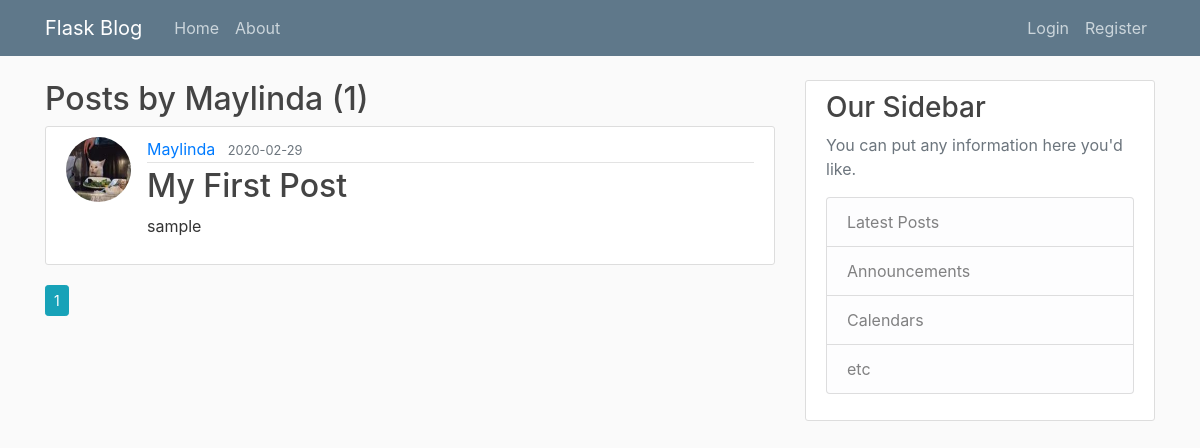
Page /user/Maylinda on the earlier database version.
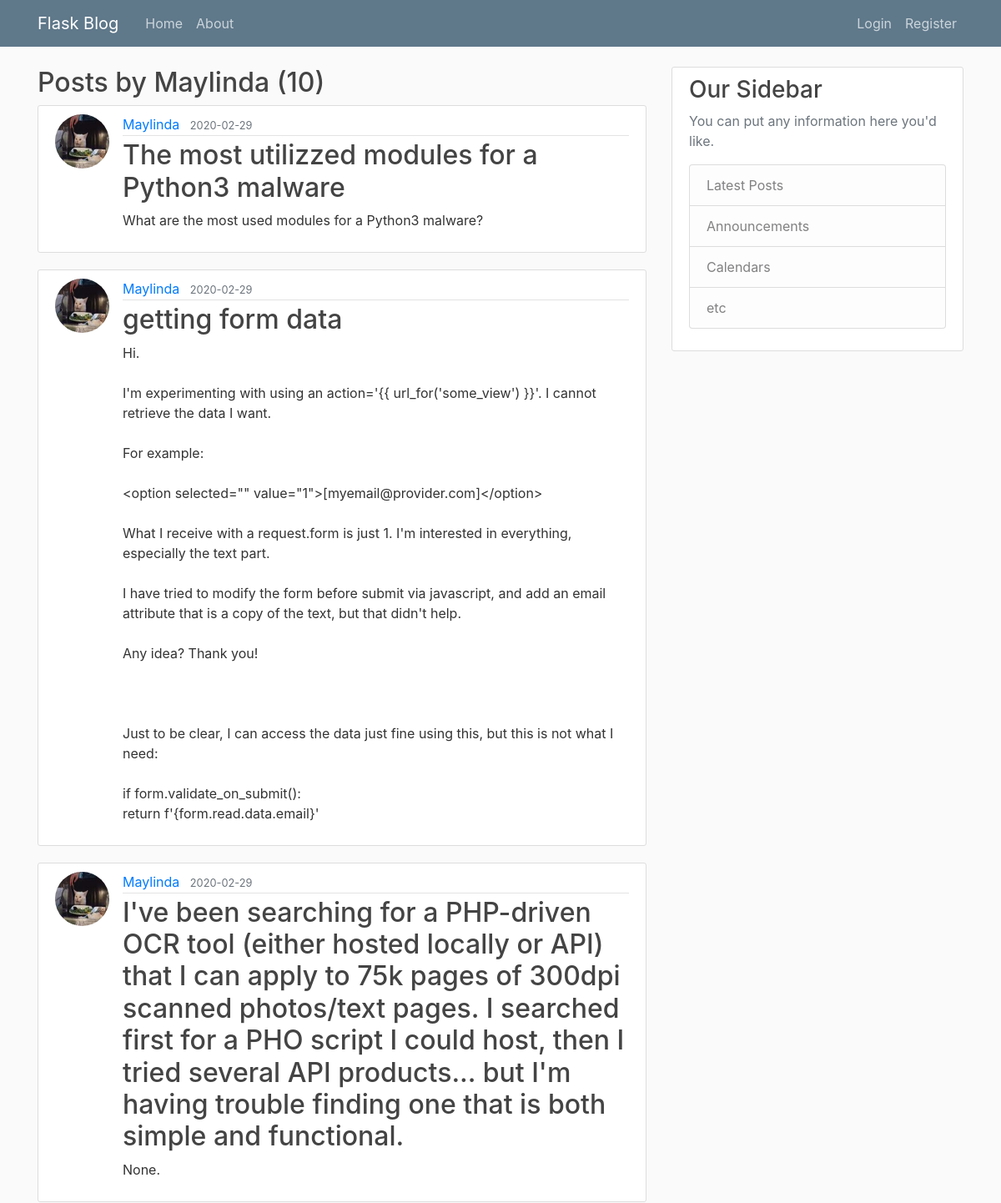
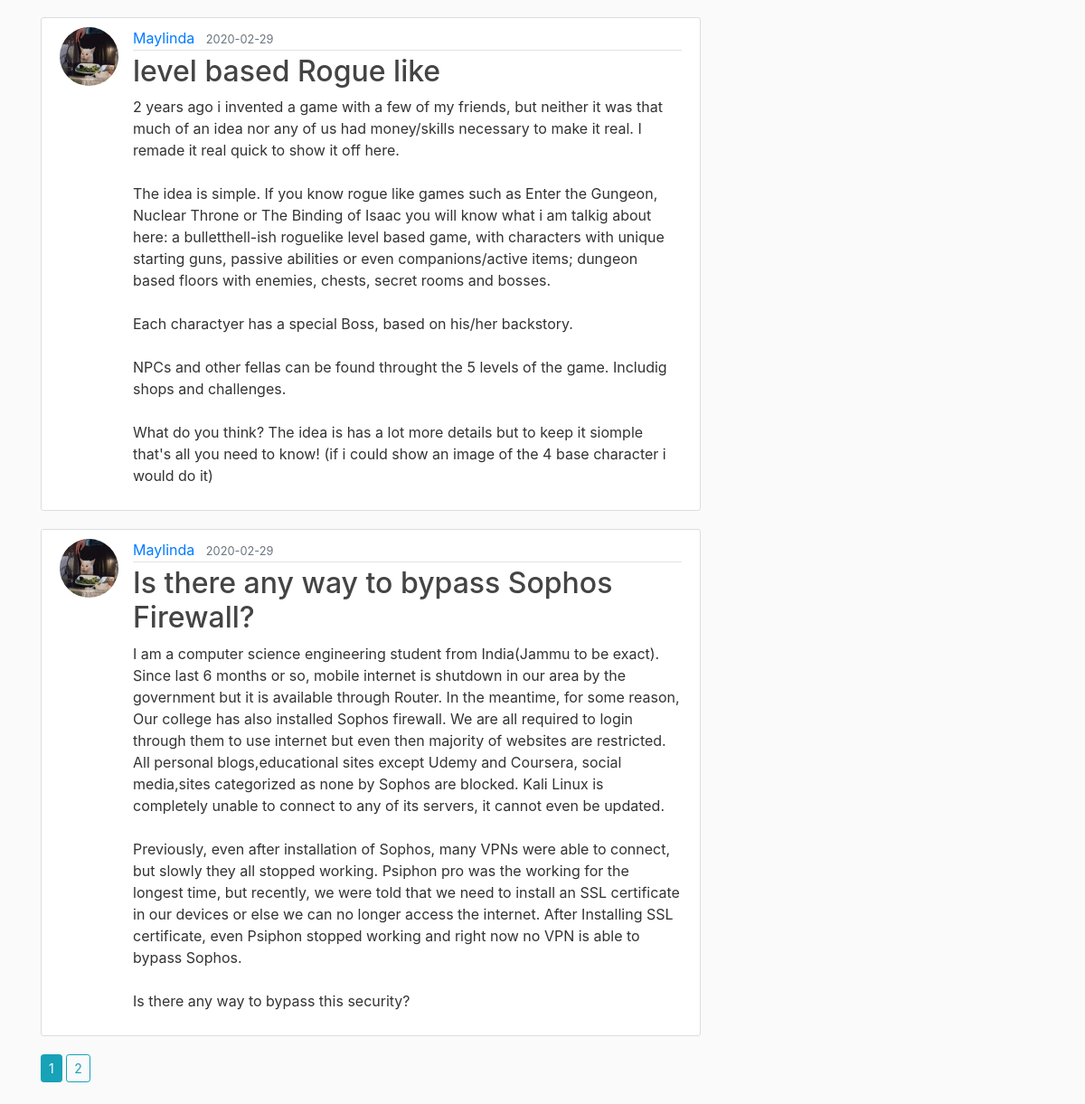
Same page on the later database version (2 pictures, top to bottom).
### flask_sample/models.py (models this page shows, shortened)
class Post(db.Model):
	id = db.Column(db.Integer, primary_key=True)
	title = db.Column(db.String(60), nullable=False)
	date_posted = db.Column(db.DateTime, nullable=False, default=datetime.datetime.utcnow)
	content = db.Column(db.Text, nullable=False)
	user_id = db.Column(db.Integer, db.ForeignKey('user.id'), nullable=False)

class User(db.Model, UserMixin):
	id = db.Column(db.Integer, primary_key='True')
	username = db.Column(db.String(20), unique=True, nullable=False)
	email = db.Column(db.String(120), unique=True, nullable=False)
	image_file = db.Column(db.String(20), nullable=False, default='default.jpg')
	password= db.Column(db.String(60), nullable=False)
	post = db.relationship('Post', backref='author', lazy=True) # for user_id in post (relationship)

### flask_sample/users/routes.py (the view)
@users.route('/user/<string:username>')
def user_posts(username):
	page = request.args.get('page', 1, type=int)
	user = User.query.filter_by(username=username).first_or_404()
	posts = Post.query.filter_by(author=user)\
			.order_by(Post.date_posted.desc())\
			.paginate(page=page, per_page=5)
	return render_template('user_posts.html', title = 'Posts', posts = posts, user=user )

### flask_sample/templates/user_posts.html
{% extends 'layout.html' %}
{% block webpage_content %}
	<h2 >Posts by {{ user.username }} ({{ posts.total }})</h2>
	{% for post in posts.items %}
		<article class="media content-section">
			<img class="rounded-circle article-img"src="{{ url_for('static', filename='profile/' + post.author.image_file) }}">
		  <div class="media-body">
		    <div class="article-metadata">
		      <a class="mr-2" href="#">{{ post.author.username }}</a>
		      <small class="text-muted">{{ post.date_posted.strftime('%Y-%m-%d') }}</small>
		    </div>
		    <h2><a class="article-title" href="{{ url_for('posts.post', post_id=post.id) }}">{{ post.title }}</a></h2>
		    <p class="article-content">{{ post.content }}</p>
		  </div>
		</article>
	{% endfor %}
	{% for page_num in posts.iter_pages(left_edge=1, right_edge=1, left_current=1, right_current=2) %}
		{% if page_num %}
			{% if posts.page == page_num %}
				<a class="btn btn-sm btn-info mb-4" href="{{ url_for('users.user_posts', username=user.username,  page=page_num) }}">{{ page_num }}</a>
			{% else %}
				<a class="btn btn-sm btn-outline-info mb-4" href="{{ url_for('users.user_posts', username=user.username, page=page_num) }}">{{ page_num }}</a>
			{% endif %}
		{% else %}
			...
		{% endif %}
	{% endfor %}
{% endblock webpage_content %}

Differences in the rows shown:
no longer on this page (row edited): Post: image_file (picture), author.username "Maylinda", date_posted "2020-02-29", title "My First Post", content "sample"
added Post: image_file (picture), author.username "Maylinda", date_posted "2020-02-29", title "The most utilizzed modules for a Python3 malware", content "What are the most used modules for a Python3 malware?"
added Post: image_file (picture), author.username "Maylinda", date_posted "2020-02-29", title "getting form data", content "Hi. I'm experimenting with using an action='{{ url_for('some_view') }}'. I cannot retrieve the data I want. For example: <option selected=\"\" value=\"1\">[myemail@provider.com]</option> What I receive with a request.form is just 1. I'm interested in everything, especially the text part. I have tried to modify the form before submit via javascript, and add an email attribute that is a copy of the text, but that didn't help. Any idea? Thank you! Just to be clear, I can access the data just fine using this, but this is not what I need: if form.validate_on_submit(): return f'{form.read.data.email}'"
added Post: image_file (picture), author.username "Maylinda", date_posted "2020-02-29", title "I've been searching for a PHP-driven OCR tool (either hosted locally or API) that I can apply to 75k pages of 300dpi scanned photos/text pages. I searched first for a PHO script I could host, then I tried several API products... but I'm having trouble finding one that is both simple and functional.", content "None."
added Post: image_file (picture), author.username "Maylinda", date_posted "2020-02-29", title "level based Rogue like", content "2 years ago i invented a game with a few of my friends, but neither it was that much of an idea nor any of us had money/skills necessary to make it real. I remade it real quick to show it off here. The idea is simple. If you know rogue like games such as Enter the Gungeon, Nuclear Throne or The Binding of Isaac you will know what i am talkig about here: a bulletthell-ish roguelike level based game, with characters with unique starting guns, passive abilities or even companions/active items; dungeon based floors with enemies, chests, secret rooms and bosses. Each charactyer has a special Boss, based on his/her backstory. NPCs and other fellas can be found throught the 5 levels of the game.…"
added Post: image_file (picture), author.username "Maylinda", date_posted "2020-02-29", title "Is there any way to bypass Sophos Firewall?", content "I am a computer science engineering student from India(Jammu to be exact). Since last 6 months or so, mobile internet is shutdown in our area by the government but it is available through Router. In the meantime, for some reason, Our college has also installed Sophos firewall. We are all required to login through them to use internet but even then majority of websites are restricted. All personal blogs,educational sites except Udemy and Coursera, social media,sites categorized as none by Sophos are blocked. Kali Linux is completely unable to connect to any of its servers, it cannot even be updated. Previously, even after installation of Sophos, many VPNs were able to connect, but slowly…"
Other differences:
{{ posts.total }}: "1" → "10"
new list line: "2"
